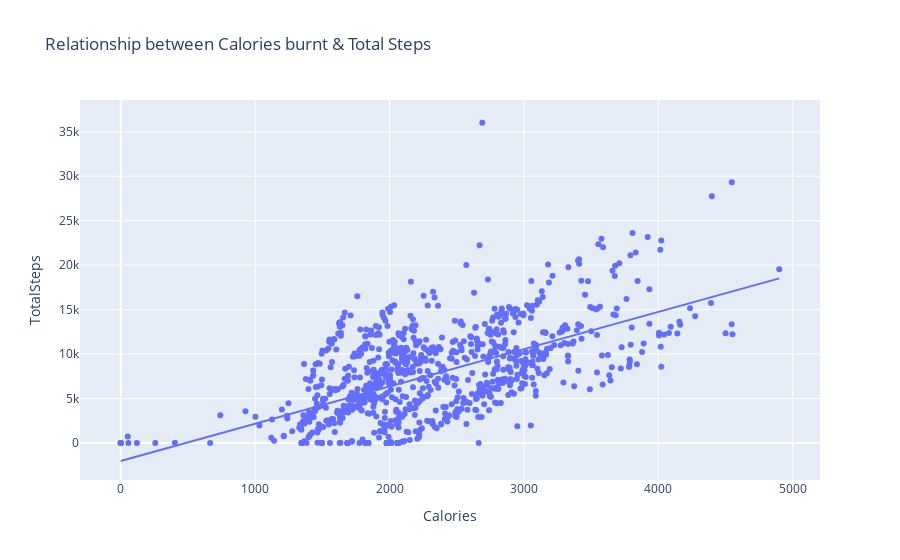

Notebook source saved alongside this figure:
### Markdown cell above
### Relationship between Calories burnt & Total Steps

### Code cell
figure=px.scatter(data_frame=df,
                 x='Calories', y='TotalSteps',
                 trendline='ols',
                 title='Relationship between Calories burnt & Total Steps')
figure.show()

### Figure 1 — Plotly figure (JSON) as saved in the notebook; plotly's stock layout.template omitted (floating-point values rounded to 4 significant figures; data arrays with more than 128 entries replaced by an {"elided": "..."} marker saying what was removed)
{"data": [{"hovertemplate": "Calories=%{x}<br>TotalSteps=%{y}<extra></extra>", "legendgroup": "", "marker": {"color": "#636efa", "symbol": "circle"}, "mode": "markers", "name": "", "orientation": "v", "showlegend": false, "type": "scatter", "x": {"elided": "940 int values"}, "xaxis": "x", "y": {"elided": "940 int values"}, "yaxis": "y"}, {"hovertemplate": "<b>OLS trendline</b><br>TotalSteps = 4.19039 * Calories + -2015.1<br>R<sup>2</sup>=0.349953<br><br>Calories=%{x}<br>TotalSteps=%{y} <b>(trend)</b><extra></extra>", "legendgroup": "", "marker": {"color": "#636efa", "symbol": "circle"}, "mode": "lines", "name": "", "showlegend": false, "type": "scatter", "x": {"elided": "940 int values"}, "xaxis": "x", "y": {"elided": "940 float values"}, "yaxis": "y"}], "layout": {"legend": {"tracegroupgap": 0}, "title": {"text": "Relationship between Calories burnt & Total Steps"}, "xaxis": {"anchor": "y", "domain": [0, 1], "title": {"text": "Calories"}}, "yaxis": {"anchor": "x", "domain": [0, 1], "title": {"text": "TotalSteps"}}}}
